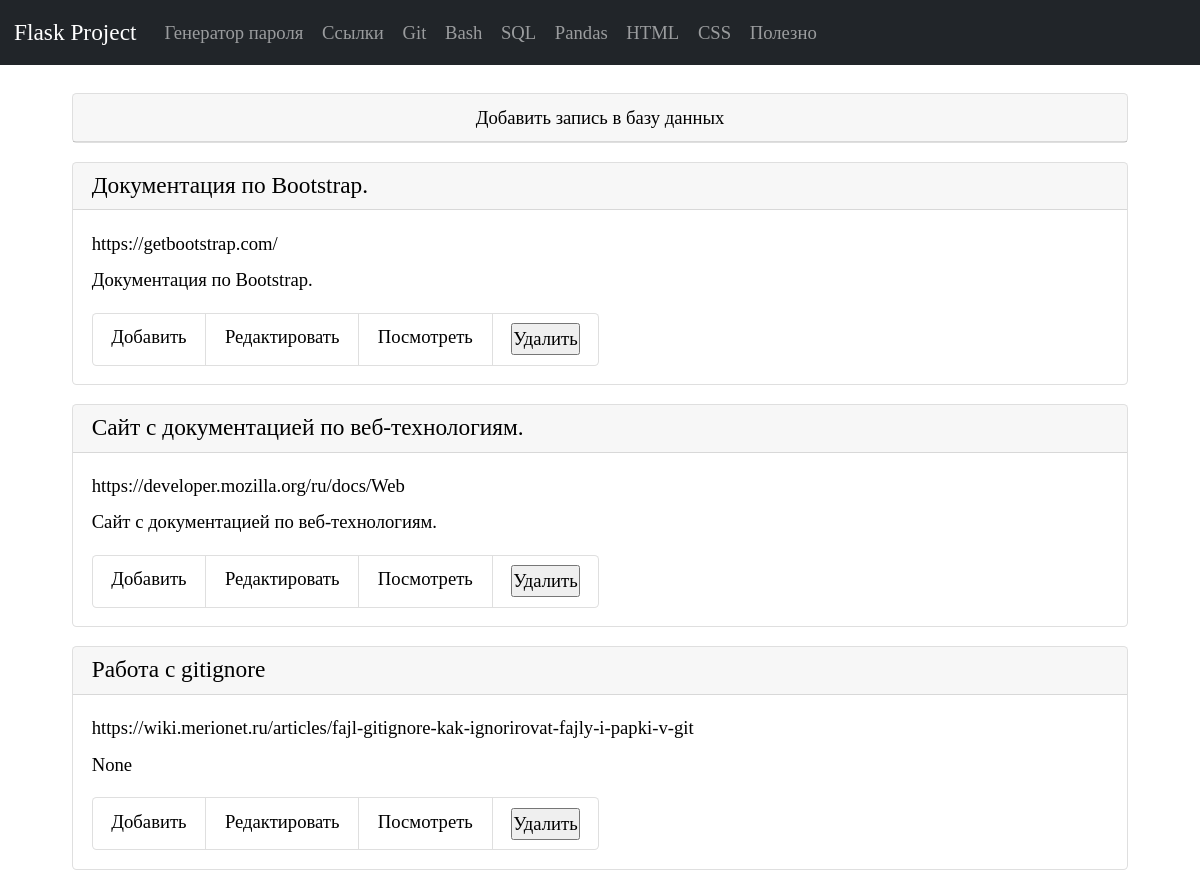
The app's page /links (upper part), older data.
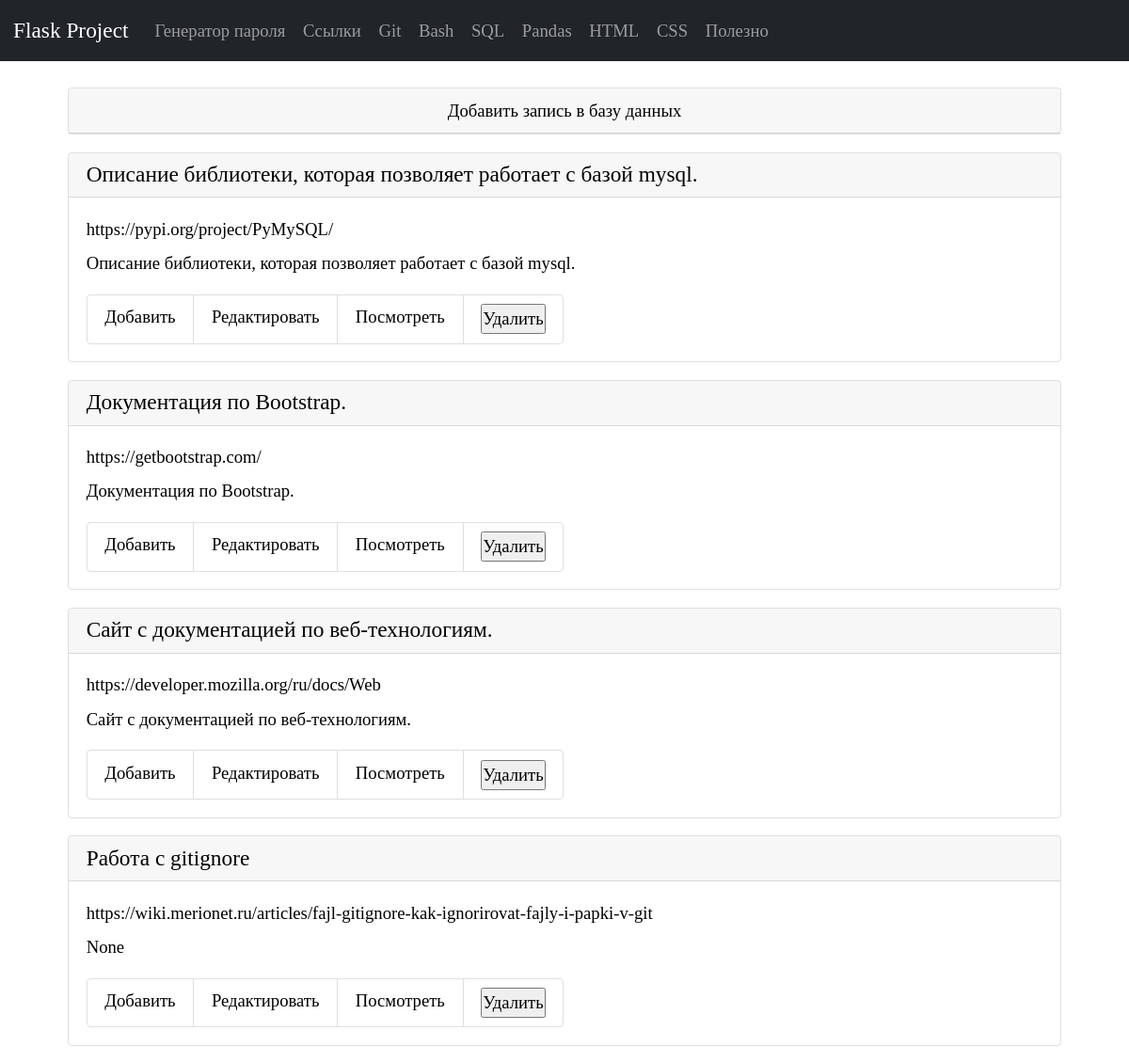
The same page, newer data.
### tables this page shows
CREATE TABLE "links"
(
    links_id      INTEGER
        primary key autoincrement,
    links_name    TEXT not null,
    links_command TEXT not null
, links_description TEXT);

### app.py (the view)
@app.route("/links")
def links_list_commands():
    conn = get_db_connection()
    links_list = conn.execute("SELECT * FROM links ORDER BY 1 DESC").fetchall()
    conn.close()
    return render_template("links/links_list_commands.html",
                           links_list=links_list, )

### app.py (called while the page is built)
def get_db_connection():
    conn = sqlite3.connect("database.db")
    conn.row_factory = sqlite3.Row
    return conn

### templates/links/links_list_commands.html
{% extends "base.html" %} {% block title %}Команды links{% endblock %} {% block content %}
<div class="container p-4">
   <div class="card mb-3">
      <div class="card-header text-center">
         <a href="{{ url_for('add_links_command') }}">Добавить запись в базу данных</a>
      </div>
   </div>
   {% for links_list in links_list %}
   <div class="card mb-3">
      <h5 class="card-header">{{ links_list['links_name'] }}</h5>
      <div class="card-body">
         <h5 class="card-title"><a href="{{ links_list['links_command'] }}" target="_blank">{{ links_list['links_command'] }}</a></h5>
         <p class="card-text">{{ links_list['links_description'] }}</p>
         <ul class="list-group list-group-horizontal">
            <li class="list-group-item">
               <a href="{{ url_for('add_links_command') }}">Добавить</a>
            </li>
            <li class="list-group-item">
               <a href="{{ url_for('edit_links_command', links_id=links_list['links_id']) }}">Редактировать</a>
            </li>
            <li class="list-group-item">
               <a href="{{ url_for('get_post_links_command', links_id=links_list['links_id']) }}">Посмотреть</a>
            </li>
            <li class="list-group-item">
               <form action="{{ url_for('delete_links_command', links_id=links_list['links_id']) }}" class="add" method="POST">
                  <input type="submit" value="Удалить"
                     onclick="return confirm('Вы уверены что хотите удалить запись?')" />
               </form>
            </li>
         </ul>
      </div>
   </div>
   {% endfor %}
</div>
{% endblock %}

### templates/base.html (shortened to what this page needs)
<!doctype html>
<html>
   <head>
      <link href="https://cdn.jsdelivr.net/npm/bootstrap@5.0.2/dist/css/bootstrap.min.css" rel="stylesheet">
      <link href="{{ url_for('static', filename='styles.css') }}" rel="stylesheet">
   </head>
   <body>
      {% include 'navbar.html' %}
      <main class="container">
         {% block content %}
         {% endblock %}
      </main>
   </body>
</html>

### templates/navbar.html (shortened to what this page needs)
<nav class="navbar navbar-expand-lg navbar navbar-dark bg-dark">
   <div class="container-fluid">
      <a class="navbar-brand" href="{{ url_for('index') }}">Flask Project</a>
     <div class="collapse navbar-collapse" id="navbarNavAltMarkup">
       <div class="navbar-nav">
         <a class="nav-link" href="{{ url_for('password') }}">Генератор пароля</a>
         <a class="nav-link" href="{{ url_for('links_list_commands') }}">Ссылки</a>
         <a class="nav-link" href="{{ url_for('git_list_commands') }}">Git</a>
         <a class="nav-link" href="{{ url_for('bash_list_commands') }}">Bash</a>
         <a class="nav-link" href="{{ url_for('sql_list_commands') }}">SQL</a>
         <a class="nav-link" href="{{ url_for('pandas_list_commands') }}">Pandas</a>
         <a class="nav-link" href="{{ url_for('html_list_commands') }}">HTML</a>
         <a class="nav-link" href="{{ url_for('css_list_commands') }}">CSS</a>
         <a class="nav-link" href="{{ url_for('healthy_list_posts') }}">Полезно</a>
       </div>
     </div>
   </div>
</nav>

### static/styles.css (style rules this page uses)
* { font-family: Bahnschrift; font-size: 14pt; color: black; margin: 0; padding: 0; }
a { color: black; text-decoration: none; }

Row changes from the older to the newer data that the page shows:
added links: links_name "Описание библиотеки, которая позволяет работает с базой mysql.", links_command "https://pypi.org/project/PyMySQL/", links_description "Описание библиотеки, которая позволяет работает с базой mysql."
